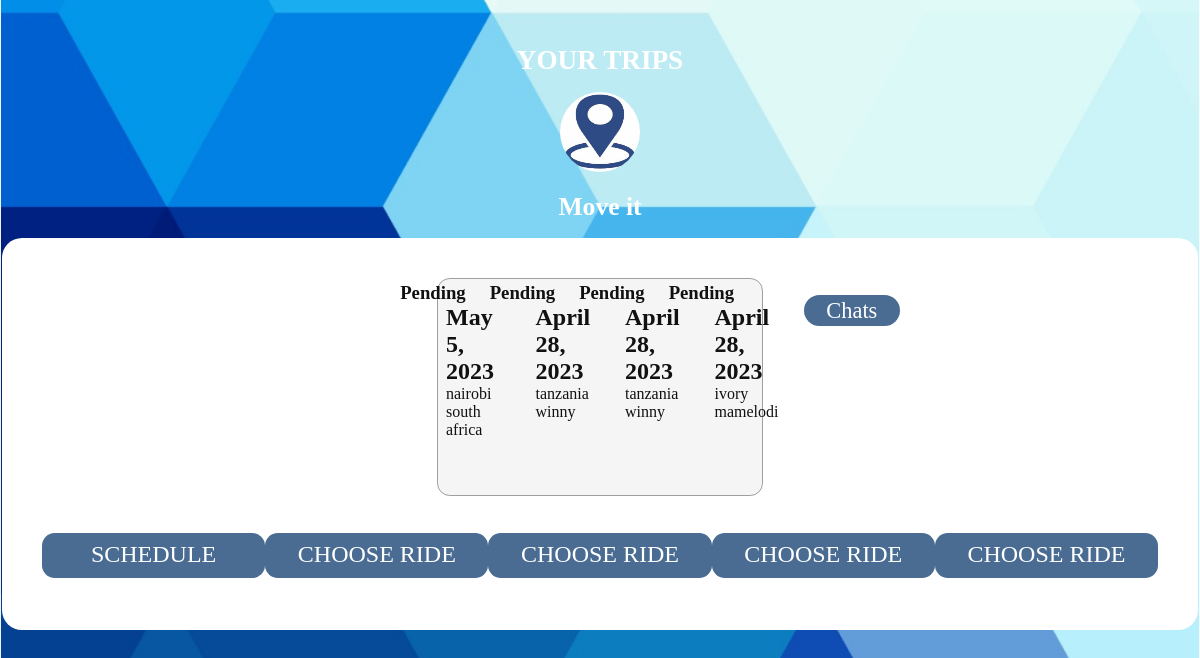
/Relocate/deliveries/3/, run on the app's committed database.
### Relocate/models.py (models this page shows, shortened)
class Relocate(models.Model):
    user = models.ForeignKey(User,on_delete=models.CASCADE)
    when = models.DateField()
    moving_from = models.CharField(max_length=100)
    moving_to = models.CharField(max_length=100)

### Relocate/views.py (the view)
# urls.py: path("deliveries/<int:user_id>/",views.new_deliveries,name="deliveries"),
def new_deliveries(request, user_id):
    User = get_user_model()
    user = get_object_or_404(User, pk=user_id)
    items = Relocate.objects.filter(user=user)
    context = {
        "items": items,
        "user": user,
        "sender_id": user_id,
    }
    return render(request, "deliveries.html", context)

### templates/deliveries.html (shortened to what this page needs)
{% load static %}
<!DOCTYPE html>
<html lang="en">
<head>
    <link href="{% static 'style.css' %}" rel="stylesheet">
</head>
<body>
    <section class="schedule">
        <div class="row">
            <h1>Your trips</h1>
            <img class="image" src='{% static "images/moveit.jpg" %}'alt="" srcset="">
            <h2 class="logo">Move it</h2>
            <div class="container">
                <div class="pending">
                    <div class="content">
                          {% for item in items %}
                        <div class="details">
                            <h3>pending</h3>
                            <h2>{{item.when}}</h2>
                            <p>{{item.moving_from }}</p>
                            <p>{{item.moving_to }}</p>
                        </div>
                          {% endfor %}
                        <a href="{% url 'compose_message' sender_id=user.id %}">Chats</a>
                    </div>
                </div>
                <div class="buttons">
                    <button>schedule</button>
                    {% for item in items %}
                    <button class="btn" id="signUp"> <a href="{% url 'show' relocate_id=item.relocate_id|default:'0' %}">Choose ride</a></button>
    {% endfor %}
                </div>
            </div>
        </div>
    </section>
</body>
</html>

### MoveItProject/static/style.css (style rules this page uses)
* { padding: 0; margin: 0; }
html { background: url(images/Background.png) no-repeat center fixed; background-size: cover; align-items: center; -webkit-background-size: cover; -moz-background-size: cover; -o-background-size: cover; }
body { padding: 5px 7%; color: #FFFFFF; display: flex; justify-content: center; }
button { color: #FFFFFF; border: none; width: 100%; background: #4a6c93; padding: .6rem; border-radius: .8rem; cursor: pointer; margin: .8rem 0; line-height: 1.6rem; font-size: 1.5rem; text-transform: uppercase; font-family: Cambria, Cochin, Georgia, Times, 'Times New Roman', serif; }
#signUp a { text-decoration: none; background: none; color: #FFFFFF; }
.image { width: 5rem; height: 5rem; color: #FFFFFF; margin: auto; border-radius: 50%; }
.schedule .row { text-align: center; align-items: center; }
.schedule .row .container { background-color: #fff; background: cover; color: #111; width: 93vw; padding: 40px; border-radius: 20px; margin-bottom: -1.5rem; }
.schedule .row .container h3 { text-transform: capitalize; }
.schedule .pending { display: flex; gap: 1.5rem; }
.schedule .row h1 { padding: 1rem; text-transform: uppercase; font-size: 1.7rem; margin-top: 1.5rem; }
.schedule .logo { font-size: 1.6rem; padding: 1rem; }
.schedule .content { border: 1px solid #9f9f9f; border-radius: .8rem; background: whitesmoke; text-align: start; padding: 0 1rem; width: 25vw; margin: auto; margin-bottom: 1.5rem; display: flex; gap: 1.5rem; padding: 3px 1rem 3.5rem .5rem; }
.schedule .pending .content a { margin-top: .8rem; text-decoration: none; color: #FFFFFF; background: #4a6c93; padding: 3px 1.4rem; font-size: 1.4rem; height: 1.6rem; border-radius: 1rem; }
.schedule .row .container .buttons { display: flex; align-items: center; justify-content: space-between; }
.schedule .row .container .buttons button { width: 25%; }
.schedule .pending h3 { margin-left: -70%; }

### data on the page
Relocate: when "May 5, 2023", moving_from "nairobi", moving_to "south africa"
Relocate: when "April 28, 2023", moving_from "tanzania", moving_to "winny"
Relocate: when "April 28, 2023", moving_from "tanzania", moving_to "winny"
Relocate: when "April 28, 2023", moving_from "ivory", moving_to "mamelodi"
